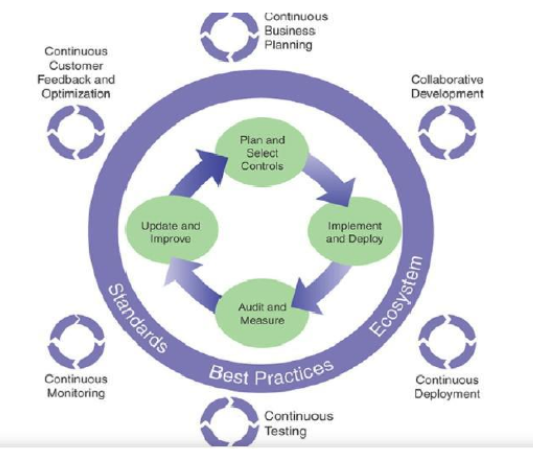
#> input picture VisionaryAi/Lesson3/abc.png, 533 x 449 px, found by its file name
$ python try.py
#> lines starting #> are read from the running program, lines starting #| are printed output that depends on the picture
import cv2

image_path = r"D:\Codingal\AIExpertllm\VisionaryAi\Lesson3\abc.png"
image = cv2.imread(image_path)
#> image is the input picture: shape (449, 533, 3); mean B, G, R 230.2, 225.1, 222.1

cv2.imshow('Original Image', image)

cv2.waitKey(0)

cv2.destroyAllWindows()

Filter_Image = image.copy()

Filter_Image[:,:, 0] = 0
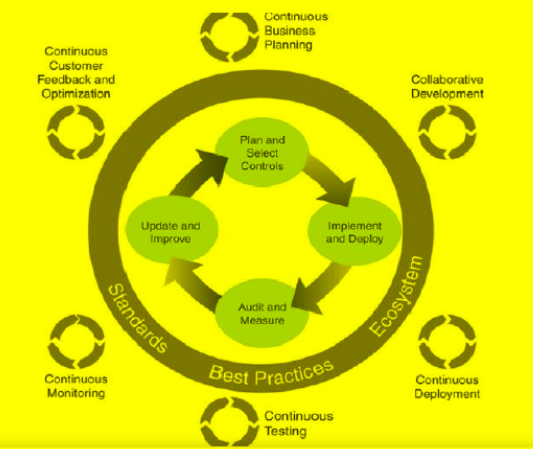
#> Filter_Image: shape (449, 533, 3); mean B, G, R 0, 225.1, 222.1

Filter_Image[:,:, 1] = 0
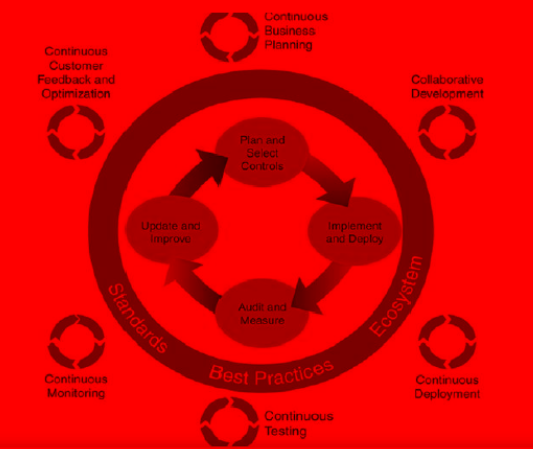
#> Filter_Image: shape (449, 533, 3); mean B, G, R 0, 0, 222.1

cv2.imshow('Filtered Image', Filter_Image)

cv2.waitKey(0)

cv2.destroyAllWindows()
